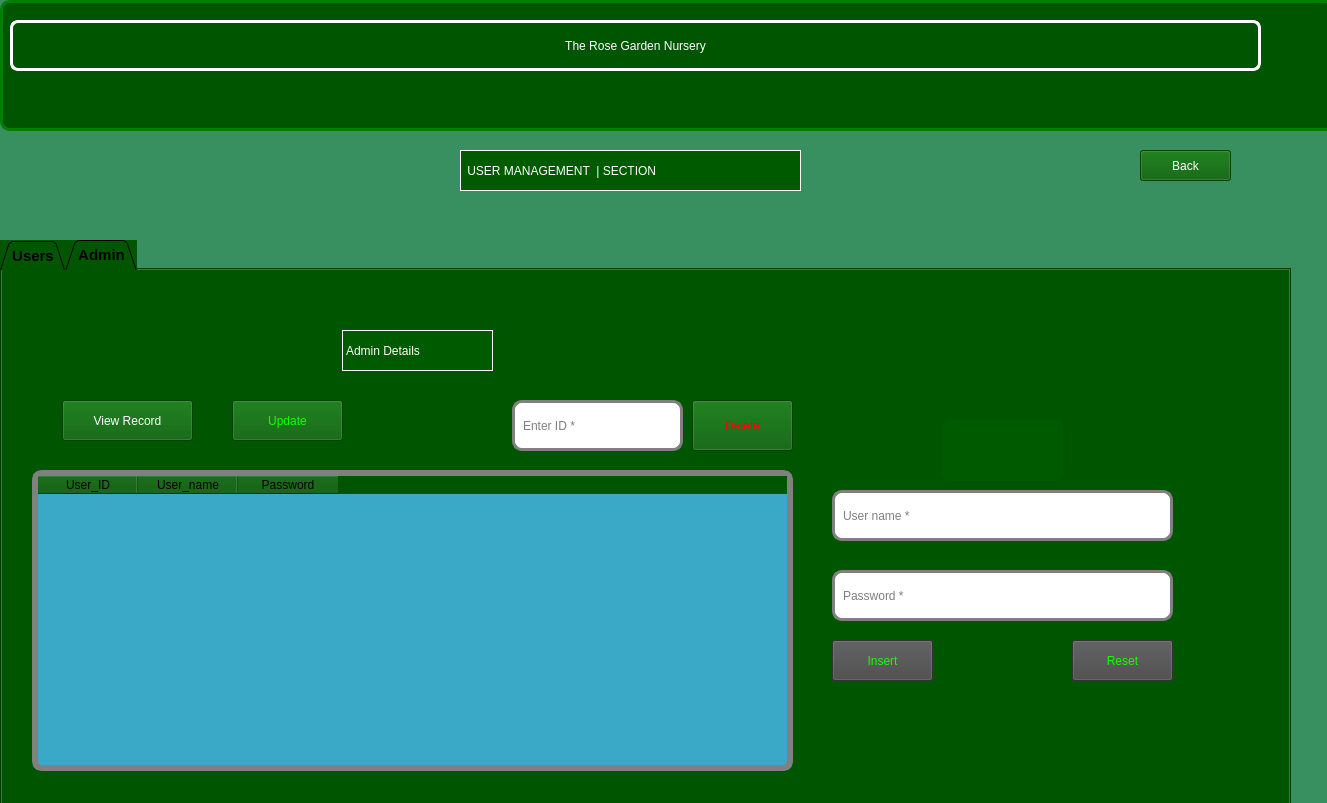
<?xml version="1.0" encoding="UTF-8"?>
<ui version="4.0">
 <class>AddUser</class>
 <widget class="QDialog" name="AddUser">
  <property name="geometry">
   <rect>
    <x>0</x>
    <y>0</y>
    <width>1327</width>
    <height>803</height>
   </rect>
  </property>
  <property name="windowTitle">
   <string>Dialog</string>
  </property>
  <property name="styleSheet">
   <string notr="true"> QDialog{
background-color: rgb(56, 144, 96);
background-image: url(:/images/beauty.png);


}</string>
  </property>
  <widget class="QLabel" name="label_2">
   <property name="enabled">
    <bool>false</bool>
   </property>
   <property name="geometry">
    <rect>
     <x>0</x>
     <y>0</y>
     <width>16777215</width>
     <height>131</height>
    </rect>
   </property>
   <property name="styleSheet">
    <string notr="true">  QLabel {
  background-color: rgb(0, 85, 0);
  border:3px solid green;
  border-radius: 10px;
  padding: 0 10px;
  
}</string>
   </property>
   <property name="text">
    <string/>
   </property>
  </widget>
  <widget class="QPushButton" name="pushButton">
   <property name="geometry">
    <rect>
     <x>10</x>
     <y>20</y>
     <width>1251</width>
     <height>51</height>
    </rect>
   </property>
   <property name="styleSheet">
    <string notr="true">
QPushButton{
                    color: rgb(255, 255, 255);
                    border:3px solid white;
                    border-radius: 8px;
                    padding: 0 8px;
   
                    font: 700 13pt ;

}

 </string>
   </property>
   <property name="text">
    <string>The Rose Garden Nursery</string>
   </property>
  </widget>
  <widget class="QTabWidget" name="tabWidget">
   <property name="geometry">
    <rect>
     <x>0</x>
     <y>240</y>
     <width>1291</width>
     <height>571</height>
    </rect>
   </property>
   <property name="font">
    <font>
     <pointsize>11</pointsize>
     <bold>true</bold>
    </font>
   </property>
   <property name="styleSheet">
    <string notr="true">  background-color: rgb(0, 85, 0);



</string>
   </property>
   <property name="tabPosition">
    <enum>QTabWidget::North</enum>
   </property>
   <property name="tabShape">
    <enum>QTabWidget::Triangular</enum>
   </property>
   <property name="currentIndex">
    <number>1</number>
   </property>
   <property name="iconSize">
    <size>
     <width>40</width>
     <height>40</height>
    </size>
   </property>
   <property name="tabsClosable">
    <bool>false</bool>
   </property>
   <property name="tabBarAutoHide">
    <bool>false</bool>
   </property>
   <widget class="QWidget" name="Users">
    <attribute name="title">
     <string>Users</string>
    </attribute>
    <widget class="QTableWidget" name="tableWidget">
     <property name="geometry">
      <rect>
       <x>30</x>
       <y>200</y>
       <width>761</width>
       <height>301</height>
      </rect>
     </property>
     <property name="styleSheet">
      <string notr="true">
 QTableWidget 
{

  border:6px solid gray;
  border-radius: 10px;
  background: rgb(58, 169, 200);
  color: rgb(0, 0, 0);;

}
</string>
     </property>
     <column>
      <property name="text">
       <string>User_ID</string>
      </property>
     </column>
     <column>
      <property name="text">
       <string>User_name</string>
      </property>
     </column>
     <column>
      <property name="text">
       <string>Password</string>
      </property>
     </column>
    </widget>
    <widget class="QPushButton" name="btn_Insert_User">
     <property name="geometry">
      <rect>
       <x>830</x>
       <y>370</y>
       <width>101</width>
       <height>41</height>
      </rect>
     </property>
     <property name="styleSheet">
      <string notr="true">QPushButton {
background-color: rgb(71, 71, 71);
selection-color: rgb(0, 85, 0);
font: 700 12pt ;
color: rgb(19, 255, 0);

}
 </string>
     </property>
     <property name="text">
      <string>Insert</string>
     </property>
    </widget>
    <widget class="QPushButton" name="btn_Reset_User">
     <property name="geometry">
      <rect>
       <x>1070</x>
       <y>370</y>
       <width>101</width>
       <height>41</height>
      </rect>
     </property>
     <property name="styleSheet">
      <string notr="true">QPushButton {
background-color: rgb(71, 71, 71);
selection-color: rgb(0, 85, 0);
font: 700 12pt ;
color: rgb(19, 255, 0);

}
 </string>
     </property>
     <property name="text">
      <string>Reset</string>
     </property>
    </widget>
    <widget class="QLineEdit" name="lineEdit_User_Password">
     <property name="geometry">
      <rect>
       <x>830</x>
       <y>300</y>
       <width>341</width>
       <height>51</height>
      </rect>
     </property>
     <property name="styleSheet">
      <string notr="true">  QLineEdit {
  border:3px solid gray;
  border-radius: 10px;
  padding: 6px 6px;
  background: rgb(255, 255, 255);
  font: 700 12pt ;
  color: rgb(0, 0, 0);;
}</string>
     </property>
     <property name="placeholderText">
      <string>Password *</string>
     </property>
    </widget>
    <widget class="QLineEdit" name="lineEdit_User_name">
     <property name="geometry">
      <rect>
       <x>830</x>
       <y>220</y>
       <width>341</width>
       <height>51</height>
      </rect>
     </property>
     <property name="styleSheet">
      <string notr="true">  QLineEdit {
  border:3px solid gray;
  border-radius: 10px;
  padding: 6px 6px;
  background: rgb(255, 255, 255);
  font: 700 12pt ;
  color: rgb(0, 0, 0);;
}</string>
     </property>
     <property name="placeholderText">
      <string>User name *</string>
     </property>
    </widget>
    <widget class="QPushButton" name="btn_View_User">
     <property name="geometry">
      <rect>
       <x>50</x>
       <y>130</y>
       <width>141</width>
       <height>41</height>
      </rect>
     </property>
     <property name="styleSheet">
      <string notr="true">QPushButton {
 
background-color: rgb(0, 90, 0); 
 font: 700 12pt ;
 color: rgb(255, 255, 255);
}</string>
     </property>
     <property name="text">
      <string>View Record</string>
     </property>
    </widget>
    <widget class="QPushButton" name="btn_Update_User">
     <property name="geometry">
      <rect>
       <x>230</x>
       <y>130</y>
       <width>111</width>
       <height>41</height>
      </rect>
     </property>
     <property name="styleSheet">
      <string notr="true">
QPushButton {
background-color: rgb(0, 90, 0);
selection-color: rgb(0, 85, 0);
font: 700 12pt ;
color: rgb(19, 255, 0);

}
 
</string>
     </property>
     <property name="text">
      <string>Update</string>
     </property>
    </widget>
    <widget class="QLineEdit" name="lineEdit_User_ID">
     <property name="geometry">
      <rect>
       <x>510</x>
       <y>130</y>
       <width>171</width>
       <height>51</height>
      </rect>
     </property>
     <property name="styleSheet">
      <string notr="true">  QLineEdit {
  border:3px solid gray;
  border-radius: 10px;
  padding: 6px 6px;
  background: rgb(255, 255, 255);
  font: 700 12pt ;
  color: rgb(0, 0, 0);;
}</string>
     </property>
     <property name="placeholderText">
      <string>Enter ID *</string>
     </property>
    </widget>
    <widget class="QPushButton" name="btn_Delete_User">
     <property name="geometry">
      <rect>
       <x>690</x>
       <y>130</y>
       <width>101</width>
       <height>51</height>
      </rect>
     </property>
     <property name="styleSheet">
      <string notr="true"> 
QPushButton {
background-color: rgb(0, 90, 0);
font: 700 12pt;
color: rgb(255, 0, 0);
}
</string>
     </property>
     <property name="text">
      <string>Delete</string>
     </property>
    </widget>
    <widget class="QPushButton" name="pushButton_4">
     <property name="geometry">
      <rect>
       <x>940</x>
       <y>150</y>
       <width>121</width>
       <height>61</height>
      </rect>
     </property>
     <property name="styleSheet">
      <string notr="true">
QPushButton{
                    color: rgb(255, 255, 255);
                    border:0px solid green;
                    border-radius: 8px;
                    padding: 0 8px;
                    background-color: rgb(19, 255, 0);
                    font: 600 11pt ;

}

 </string>
     </property>
     <property name="text">
      <string/>
     </property>
     <property name="icon">
      <iconset resource="resource.qrc">
       <normaloff>:/images/user.png</normaloff>:/images/user.png</iconset>
     </property>
     <property name="iconSize">
      <size>
       <width>45</width>
       <height>45</height>
      </size>
     </property>
    </widget>
    <widget class="QLabel" name="label_4">
     <property name="geometry">
      <rect>
       <x>340</x>
       <y>60</y>
       <width>131</width>
       <height>41</height>
      </rect>
     </property>
     <property name="styleSheet">
      <string notr="true">
QLabel {
  color: rgb(255, 255, 255);
  font: 700 12pt ;
  border:1px solid  rgb(255, 255, 255);
  background-color: rgb(0, 90, 0);
  
}</string>
     </property>
     <property name="text">
      <string>User Details</string>
     </property>
    </widget>
   </widget>
   <widget class="QWidget" name="Admin">
    <attribute name="title">
     <string>Admin</string>
    </attribute>
    <widget class="QTableWidget" name="tableWidget_2">
     <property name="geometry">
      <rect>
       <x>30</x>
       <y>200</y>
       <width>761</width>
       <height>301</height>
      </rect>
     </property>
     <property name="styleSheet">
      <string notr="true">
 QTableWidget 
{

  border:6px solid gray;
  border-radius: 10px;
  background: rgb(58, 169, 200);
  color: rgb(0, 0, 0);;

}
</string>
     </property>
     <column>
      <property name="text">
       <string>User_ID</string>
      </property>
     </column>
     <column>
      <property name="text">
       <string>User_name</string>
      </property>
     </column>
     <column>
      <property name="text">
       <string>Password</string>
      </property>
     </column>
    </widget>
    <widget class="QPushButton" name="btn_View_admin">
     <property name="geometry">
      <rect>
       <x>60</x>
       <y>130</y>
       <width>131</width>
       <height>41</height>
      </rect>
     </property>
     <property name="styleSheet">
      <string notr="true">QPushButton {
 background-color: rgb(0, 90, 0);
 font: 700 12pt ;
 color: rgb(255, 255, 255);
}</string>
     </property>
     <property name="text">
      <string>View Record</string>
     </property>
    </widget>
    <widget class="QPushButton" name="btn_Update_admin">
     <property name="geometry">
      <rect>
       <x>230</x>
       <y>130</y>
       <width>111</width>
       <height>41</height>
      </rect>
     </property>
     <property name="styleSheet">
      <string notr="true">
QPushButton {
background-color: rgb(0, 90, 0);
selection-color: rgb(0, 85, 0);
font: 700 12pt ;
color: rgb(19, 255, 0);

}
 
</string>
     </property>
     <property name="text">
      <string>Update</string>
     </property>
    </widget>
    <widget class="QLineEdit" name="lineEdit_Admin_ID">
     <property name="geometry">
      <rect>
       <x>510</x>
       <y>130</y>
       <width>171</width>
       <height>51</height>
      </rect>
     </property>
     <property name="styleSheet">
      <string notr="true">  QLineEdit {
  border:3px solid gray;
  border-radius: 10px;
  padding: 6px 6px;
  background: rgb(255, 255, 255);
  font: 700 12pt ;
  color: rgb(0, 0, 0);;
}</string>
     </property>
     <property name="placeholderText">
      <string>Enter ID *</string>
     </property>
    </widget>
    <widget class="QPushButton" name="btn_Delete_admin">
     <property name="geometry">
      <rect>
       <x>690</x>
       <y>130</y>
       <width>101</width>
       <height>51</height>
      </rect>
     </property>
     <property name="styleSheet">
      <string notr="true"> 
QPushButton {
background-color: rgb(0, 90, 0);
font: 700 12pt;
color: rgb(255, 0, 0);
}
</string>
     </property>
     <property name="text">
      <string>Delete</string>
     </property>
    </widget>
    <widget class="QLineEdit" name="lineEdit_username_admin">
     <property name="geometry">
      <rect>
       <x>830</x>
       <y>220</y>
       <width>341</width>
       <height>51</height>
      </rect>
     </property>
     <property name="styleSheet">
      <string notr="true">  QLineEdit {
  border:3px solid gray;
  border-radius: 10px;
  padding: 6px 6px;
  background: rgb(255, 255, 255);
  font: 700 12pt ;
  color: rgb(0, 0, 0);;
}</string>
     </property>
     <property name="placeholderText">
      <string>User name *</string>
     </property>
    </widget>
    <widget class="QLineEdit" name="lineEdit_admin_password">
     <property name="geometry">
      <rect>
       <x>830</x>
       <y>300</y>
       <width>341</width>
       <height>51</height>
      </rect>
     </property>
     <property name="styleSheet">
      <string notr="true">  QLineEdit {
  border:3px solid gray;
  border-radius: 10px;
  padding: 6px 6px;
  background: rgb(255, 255, 255);
  font: 700 12pt ;
  color: rgb(0, 0, 0);;
}</string>
     </property>
     <property name="placeholderText">
      <string>Password *</string>
     </property>
    </widget>
    <widget class="QPushButton" name="btn_Insert_admin">
     <property name="geometry">
      <rect>
       <x>830</x>
       <y>370</y>
       <width>101</width>
       <height>41</height>
      </rect>
     </property>
     <property name="styleSheet">
      <string notr="true">QPushButton {
background-color: rgb(71, 71, 71);
selection-color: rgb(0, 85, 0);
font: 700 12pt ;
color: rgb(19, 255, 0);

}
 </string>
     </property>
     <property name="text">
      <string>Insert</string>
     </property>
    </widget>
    <widget class="QPushButton" name="btn_Reset_admin">
     <property name="geometry">
      <rect>
       <x>1070</x>
       <y>370</y>
       <width>101</width>
       <height>41</height>
      </rect>
     </property>
     <property name="styleSheet">
      <string notr="true">QPushButton {
background-color: rgb(71, 71, 71);
selection-color: rgb(0, 85, 0);
font: 700 12pt ;
color: rgb(19, 255, 0);

}
 </string>
     </property>
     <property name="text">
      <string>Reset</string>
     </property>
    </widget>
    <widget class="QPushButton" name="pushButton_5">
     <property name="geometry">
      <rect>
       <x>940</x>
       <y>150</y>
       <width>121</width>
       <height>61</height>
      </rect>
     </property>
     <property name="styleSheet">
      <string notr="true">
QPushButton{
                    color: rgb(255, 255, 255);
                    border:0px solid green;
                    border-radius: 8px;
                    padding: 0 8px;
                    background-color: rgb(0, 90, 0);
                    font: 600 11pt ;

}

 </string>
     </property>
     <property name="text">
      <string/>
     </property>
     <property name="icon">
      <iconset resource="resource.qrc">
       <normaloff>:/images/user.png</normaloff>:/images/user.png</iconset>
     </property>
     <property name="iconSize">
      <size>
       <width>45</width>
       <height>45</height>
      </size>
     </property>
    </widget>
    <widget class="QLabel" name="label_3">
     <property name="geometry">
      <rect>
       <x>340</x>
       <y>60</y>
       <width>151</width>
       <height>41</height>
      </rect>
     </property>
     <property name="styleSheet">
      <string notr="true">
QLabel {
  color: rgb(255, 255, 255);
  font: 700 12pt ;
  border:1px solid  rgb(255, 255, 255);
  background-color: rgb(0, 90, 0);
  
}</string>
     </property>
     <property name="text">
      <string>Admin Details</string>
     </property>
    </widget>
   </widget>
  </widget>
  <widget class="QLabel" name="label">
   <property name="geometry">
    <rect>
     <x>460</x>
     <y>150</y>
     <width>341</width>
     <height>41</height>
    </rect>
   </property>
   <property name="styleSheet">
    <string notr="true">
QLabel {
  color: rgb(255, 255, 255);
  font: 700 12pt ;
  border:1px solid  rgb(255, 255, 255);
  background-color: rgb(0, 90, 0);
  
}</string>
   </property>
   <property name="text">
    <string> USER MANAGEMENT  | SECTION </string>
   </property>
  </widget>
  <widget class="QPushButton" name="btn_log_back">
   <property name="geometry">
    <rect>
     <x>1140</x>
     <y>150</y>
     <width>91</width>
     <height>31</height>
    </rect>
   </property>
   <property name="styleSheet">
    <string notr="true"> 
QPushButton{
                    color: rgb(255, 255, 255);
                   
                    background-color: rgb(0, 90, 0);
                    font: 600 11pt ;

}

 </string>
   </property>
   <property name="text">
    <string>Back</string>
   </property>
  </widget>
 </widget>
 <resources>
  <include location="resource.qrc"/>
 </resources>
 <connections/>
</ui>
